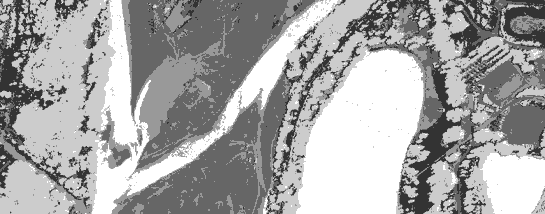
#> input picture TP Segmentation/Donnees_OBIA/Exercice_2_1/IRC_Classif.tif, 545 x 214 px, shrunk from 1400 x 550 before the run, found by its file name
$ python TP.py
#> lines starting #> are read from the running program, lines starting #| are printed output that depends on the picture
from collections import Counter
import cv2
from skimage import io, metrics
import tifffile
import numpy as np
from matplotlib import pyplot as plt

def exercise21(im_class_name, im_seg_name):
    im_class=tifffile.imread(im_class_name)
#> im_class is the input picture: shape (214, 545); min 0, max 5, mean 3.25
    nbc=np.unique(im_class).size
#> nbc = 6
    im_seg=tifffile.imread(im_seg_name)
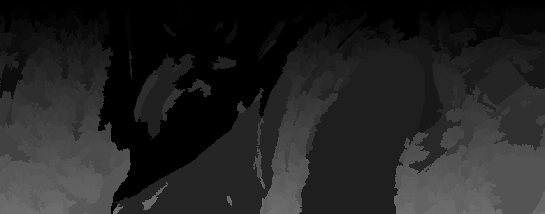
#> input picture TP Segmentation/Donnees_OBIA/Exercice_2_1/IRC_Segmentation.tif, 545 x 214 px, shrunk from 1400 x 550 before the run, found by its file name
#> im_seg is the input picture: shape (214, 545) uint16; min 10, max 28963, mean 9220.6
    im_seg_unique = np.unique(im_seg)
#> im_seg_unique = 661 values from 10 to 28963
    nbs=im_seg_unique.size
#> nbs = 661

    """Parcourir conjointement les images de segmentation et de classification:
    Pour chaque pixel, ajouter +1 à l'élément (classe, id_segment) de M
        classe=valeur du pixel dans l'image de classification"""
    M = np.zeros((nbc,nbs))
    for x in range(im_class.shape[0]):
        for y in range(im_class.shape[1]):
            val_cla = im_class[x,y]-1
            val_seg = im_seg[x,y]
            #id_segment is index of segmentation value in our min->max ordered array of unique segmentation values
            id_segment = np.where(im_seg_unique == val_seg)
            M[val_cla, id_segment] += 1

    """Créer un vecteur V colonne de taille (nbs) et récupérer l'identifiant de la valeur max pour chaque segment"""
    M_transpose = M.transpose()
#> M_transpose = 661 rows, first 6: [20, 31, 35, 66, 0, 0], [2, 7, 5, 29, 0, 0], [38, 9, 3, 1, 0, 0], [3, 9, 19, 29, 0, 0], [49, 33, 12, 26, 0, 0], [20, 15, 26, 135, 0, 0]
    V = np.amax(M_transpose, axis=1)
#> V = 661 values, max 13833 at index 226, min 1 at index 660, mean 140.9

    """Créer une image vide de taille identique à celle de segmentation
    Pour chaque pixel, affecter la valeur de la ligne V[id_segment]."""
    return_img = np.zeros((im_seg.shape[0],im_seg.shape[1]))
    for i in range(return_img.shape[0]):
        for j in range(return_img.shape[1]):
            val_seg = im_seg[i][j]
            id_segment = np.where(im_seg_unique == val_seg)
            return_img[i][j] = V[id_segment]
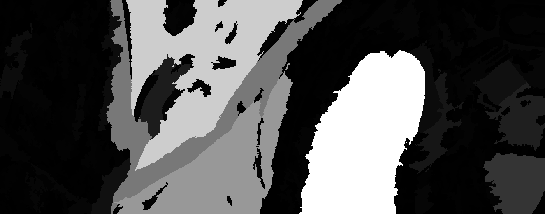
#> return_img: shape (214, 545) float64; min 1, max 13833, mean 4326.4; drawn with min black and max white
    return return_img


def exercise22(im_irc_name, im_seg_name):
    im_irc =tifffile.imread(im_irc_name)
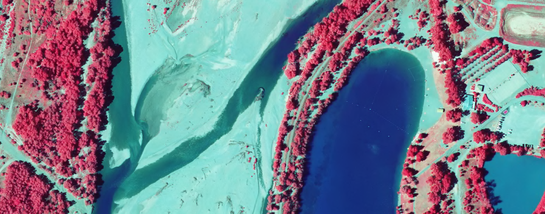
#> input picture TP Segmentation/Donnees_OBIA/Exercice_2_1/ImageIRC.tif, 545 x 214 px, shrunk from 1400 x 550 before the run, found by its file name
#> im_irc is the input picture: shape (214, 545, 3); mean R, G, B 116.3, 129.3, 142.7
    im_seg =tifffile.imread(im_seg_name)
    # Creates two identical dictionaries the keys are the unique values in the segmentation image
    unique_values_dictinary= {element: [] for element in np.unique(im_seg)}
#> unique_values_dictinary = 661 items
    im_irc_seg_average = {element: [] for element in np.unique(im_seg)}
#> im_irc_seg_average = 661 items

    # Adds all I/R/C to the corresponding segment in our dictionary
    for x in range(im_irc.shape[0]):
        for y in range(im_irc.shape[1]):
            segment_value = im_seg[x][y]
            unique_values_dictinary[segment_value].append(im_irc[x,y])

    # Calculate average I/R/C-values for each unique segment
    for elements in unique_values_dictinary:
        i_values = []
        r_values = []
        c_values = []
        # For each set of I/R/C values for each segment, calculate the average
        for array in unique_values_dictinary[elements]:
            i_values.append(array[0])
            r_values.append(array[1])
            c_values.append(array[2])
        average_values = [int(average(i_values)),int(average(r_values)), int(average(c_values))]
        im_irc_seg_average[elements] = average_values
#> this loop made 661 passes
#> (elements, average_values) on passes 1 to 3: (10, [129, 98, 109]), (11, [189, 85, 112]), (14, [166, 138, 130])
    return_image = np.zeros((im_seg.shape[0],im_seg.shape[1], 3))
    # Inserts all I/R/C values in the correct location
    for x in range(return_image.shape[0]):
        for y in range(return_image.shape[1]):
            segment = im_seg[x][y]
            pixel_value = im_irc_seg_average[segment]
            return_image[x][y] = pixel_value
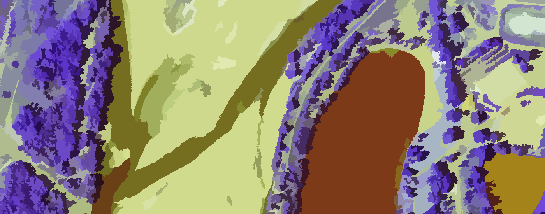
#> return_image: shape (214, 545, 3) float64; mean of channels 0, 1, 2 115.8, 128.9, 142.2; drawn as B, G, R
    return return_image

def exercise23(im_class_name, im_seg_name):
    im_class = tifffile.imread(im_class_name)
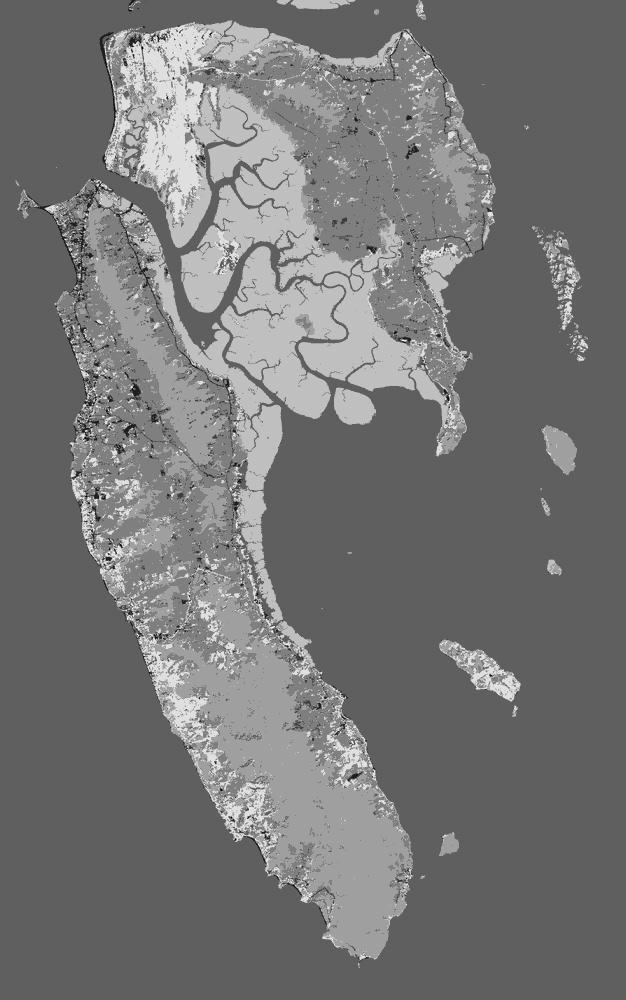
#> input picture TP Segmentation/Donnees_OBIA/Exercice_2_3/KoLanta_classification.tif, 626 x 1000 px, shrunk from 1610 x 2570 before the run, found by its file name
#> im_class is the input picture: shape (1000, 626); min 0, max 8, mean 3.7
#> (the run stopped early here; a loop or call above may not have finished)
